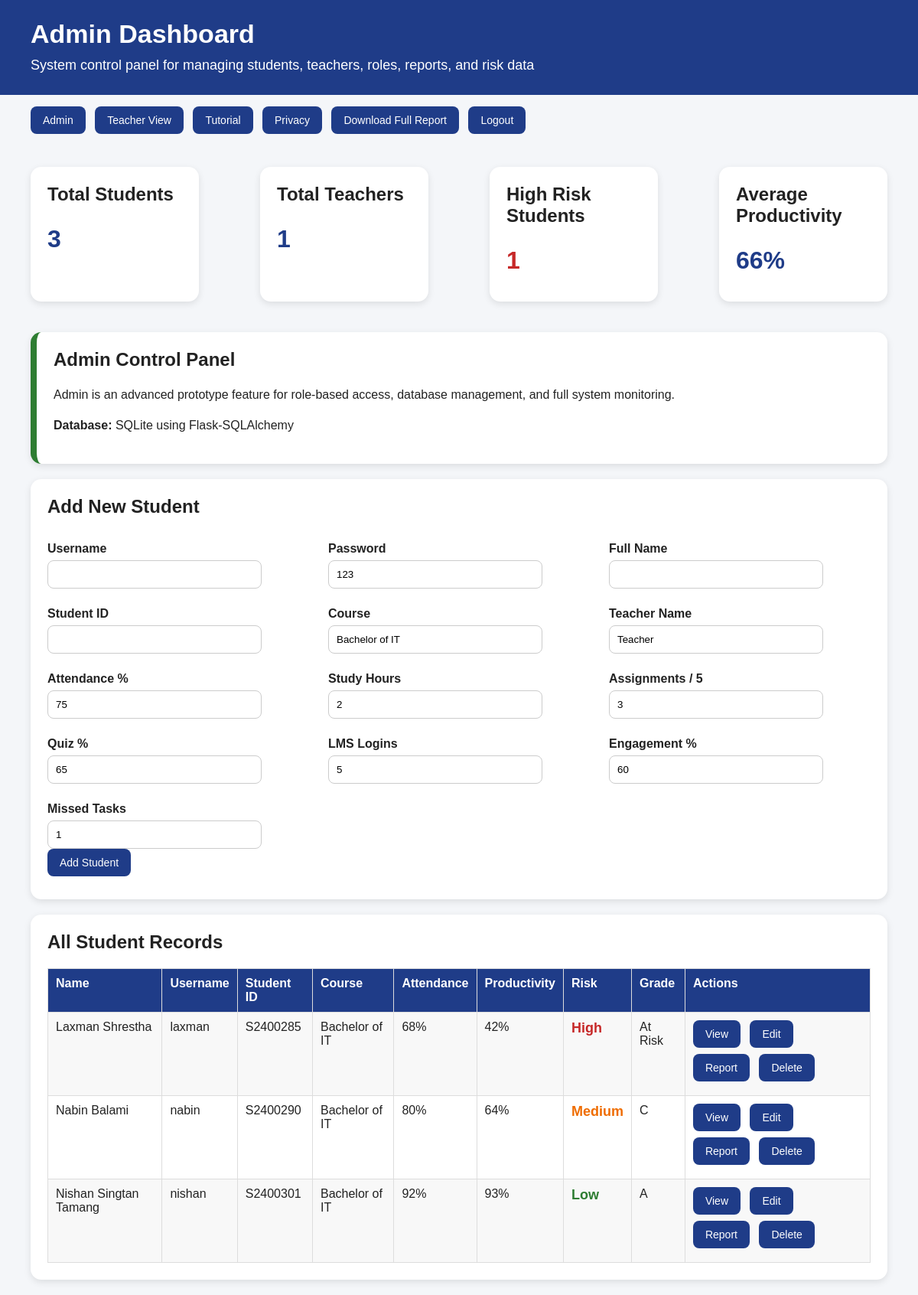
The page /admin on the database its author committed.
### app.py (models this page shows)
class Student(db.Model):
    id = db.Column(db.Integer, primary_key=True)
    username = db.Column(db.String(50), unique=True, nullable=False)
    name = db.Column(db.String(100), nullable=False)
    student_id = db.Column(db.String(30), nullable=False)
    course = db.Column(db.String(100), nullable=False)
    teacher_name = db.Column(db.String(100), nullable=False, default="Teacher")
    attendance = db.Column(db.Integer, default=70)
    study_hours = db.Column(db.Integer, default=2)
    assignments = db.Column(db.Integer, default=3)  # out of 5
    quiz = db.Column(db.Integer, default=60)
    lms_logins = db.Column(db.Integer, default=5)
    engagement = db.Column(db.Integer, default=60)
    missed_tasks = db.Column(db.Integer, default=1)
    productivity = db.Column(db.Integer, default=0)
    risk = db.Column(db.String(20), default="Medium")
    expected_grade = db.Column(db.String(20), default="B")
    pass_probability = db.Column(db.Integer, default=70)
    notification = db.Column(db.Text, default="")
    recommendation = db.Column(db.Text, default="")
    reason = db.Column(db.Text, default="")
    teacher_action = db.Column(db.Text, default="")
    streak = db.Column(db.Integer, default=3)
    daily_goal_done = db.Column(db.Integer, default=2)
    daily_goal_total = db.Column(db.Integer, default=4)
    weekly_goal_done = db.Column(db.Integer, default=8)
    weekly_goal_total = db.Column(db.Integer, default=12)
    updated_at = db.Column(db.DateTime, default=datetime.utcnow, onupdate=datetime.utcnow)

### app.py (the view)
@app.route("/admin")
def admin():
    data = summary_data()
    teachers = User.query.filter_by(role="teacher").all()
    return render_template("admin.html", **data, teachers=teachers)

### app.py (called while the page is built, shortened)
def get_students_list():
    return Student.query.order_by(Student.name).all()

def summary_data():
    students = get_students_list()
    return {
        "students": students,
        "total_students": len(students),
        "high_risk": len([s for s in students if s.risk == "High"]),
        "medium_risk": len([s for s in students if s.risk == "Medium"]),
        "low_risk": len([s for s in students if s.risk == "Low"]),
        "avg_attendance": round(sum(s.attendance for s in students) / len(students)),
        "avg_score": round(sum(s.productivity for s in students) / len(students)),
        "avg_pass": round(sum(s.pass_probability for s in students) / len(students)),
    }

### templates/admin.html (shortened to what this page needs)
<!DOCTYPE html>
<html>
<head>
    <link rel="stylesheet" href="{{ url_for('static', filename='style.css') }}">
</head>
<body>
    <div class="top-bar">
        <h1>Admin Dashboard</h1>
        <p>System control panel for managing students, teachers, roles, reports, and risk data</p>
    </div>
    <div class="nav">
        <a href="/admin">Admin</a>
        <a href="/teacher">Teacher View</a>
        <a href="/tutorial">Tutorial</a>
        <a href="/privacy">Privacy</a>
        <a href="/download_class_report">Download Full Report</a>
        <a href="/logout">Logout</a>
    </div>
    <div class="grid">
        <div class="card"><h2>Total Students</h2><p class="big-number">{{ total_students }}</p></div>
        <div class="card"><h2>Total Teachers</h2><p class="big-number">{{ teachers|length }}</p></div>
        <div class="card"><h2>High Risk Students</h2><p class="big-number danger">{{ high_risk }}</p></div>
        <div class="card"><h2>Average Productivity</h2><p class="big-number">{{ avg_score }}%</p></div>
    </div>
    <div class="card success">
        <h2>Admin Control Panel</h2>
        <p>Admin is an advanced prototype feature for role-based access, database management, and full system monitoring.</p>
        <p><b>Database:</b> SQLite using Flask-SQLAlchemy</p>
    </div>
    <div class="card">
        <h2>Add New Student</h2>
        <form method="post" action="/admin/add_student">
            <div class="form-grid">
                <div><label>Username</label><input type="text" name="username" required></div>
                <div><label>Password</label><input type="text" name="password" value="123" required></div>
                <div><label>Full Name</label><input type="text" name="name" required></div>
                <div><label>Student ID</label><input type="text" name="student_id" required></div>
                <div><label>Course</label><input type="text" name="course" value="Bachelor of IT" required></div>
                <div><label>Teacher Name</label><input type="text" name="teacher_name" value="Teacher" required></div>
                <div><label>Attendance %</label><input type="number" name="attendance" min="0" max="100" value="75"></div>
                <div><label>Study Hours</label><input type="number" name="study_hours" min="0" max="8" value="2"></div>
                <div><label>Assignments / 5</label><input type="number" name="assignments" min="0" max="5" value="3"></div>
                <div><label>Quiz %</label><input type="number" name="quiz" min="0" max="100" value="65"></div>
                <div><label>LMS Logins</label><input type="number" name="lms_logins" min="0" max="10" value="5"></div>
                <div><label>Engagement %</label><input type="number" name="engagement" min="0" max="100" value="60"></div>
                <div><label>Missed Tasks</label><input type="number" name="missed_tasks" min="0" max="10" value="1"></div>
            </div>
            <button type="submit">Add Student</button>
        </form>
    </div>
    <div class="card">
        <h2>All Student Records</h2>
        <table>
            <tr>
                <th>Name</th>
                <th>Username</th>
                <th>Student ID</th>
                <th>Course</th>
                <th>Attendance</th>
                <th>Productivity</th>
                <th>Risk</th>
                <th>Grade</th>
                <th>Actions</th>
            </tr>
            {% for s in students %}
            <tr>
                <td>{{ s.name }}</td>
                <td>{{ s.username }}</td>
                <td>{{ s.student_id }}</td>
                <td>{{ s.course }}</td>
                <td>{{ s.attendance }}%</td>
                <td>{{ s.productivity }}%</td>
                <td class="risk {{ s.risk|lower }}">{{ s.risk }}</td>
                <td>{{ s.expected_grade }}</td>
                <td>
                    <a class="small-btn" href="/teacher/student/{{ s.username }}">View</a>
                    <a class="small-btn" href="/admin/edit_student/{{ s.username }}">Edit</a>
                    <a class="small-btn" href="/download_report/{{ s.username }}">Report</a>
                    <form class="inline-form" method="post" action="/admin/delete_student/{{ s.username }}" onsubmit="return confirm('Delete this student?');">
                        <button type="submit">Delete</button>
                    </form>
                </td>
            </tr>
            {% endfor %}
        </table>
    </div>
</body>
</html>

### static/style.css (style rules this page uses)
* { box-sizing: border-box; }
body { font-family: Arial, sans-serif; margin: 0; background: #f4f6f9; color: #222; }
.top-bar { background: #1f3c88; color: white; padding: 25px 40px; }
.top-bar h1 { margin: 0; font-size: 34px; }
.top-bar p { margin: 8px 0 0; font-size: 18px; }
.nav { padding: 15px 40px; }
a, .small-btn, button { text-decoration: none; color: white; background: #1f3c88; padding: 10px 16px; border-radius: 8px; display: inline-block; margin-right: 8px; margin-bottom: 8px; border: none; cursor: pointer; font-size: 14px; }
.card { background: white; padding: 22px; margin: 20px 40px; border-radius: 14px; box-shadow: 0 3px 10px rgba(0,0,0,0.10); }
.grid { display: grid; grid-template-columns: repeat(4, 1fr); gap: 0; }
h1, h2, h3 { margin-top: 0; }
p, li { font-size: 16px; line-height: 1.5; }
.big-number { font-size: 36px; font-weight: bold; color: #1f3c88; }
.danger { color: #c62828; }
.risk { font-weight: bold; font-size: 18px; }
.risk.high { color: #c62828; }
.risk.medium { color: #ef6c00; }
.risk.low { color: #2e7d32; }
label { display: block; margin-top: 12px; font-weight: bold; }
input, select { width: 280px; padding: 10px; margin-top: 6px; border: 1px solid #ccc; border-radius: 8px; }
.form-grid { display: grid; grid-template-columns: repeat(3, 1fr); gap: 12px 25px; }
.success { border-left: 8px solid #2e7d32; }
table { width: 100%; border-collapse: collapse; margin-top: 15px; }
th { background: #1f3c88; color: white; }
th, td { border: 1px solid #ddd; padding: 10px; text-align: left; vertical-align: top; }
tr:nth-child(even) { background: #f8f8f8; }
.inline-form { display: inline; }
.big-number { font-size: 2rem; font-weight: 700; margin: 8px 0; }

### rows shown on the page
Student: name "Laxman Shrestha", username "laxman", student_id "S2400285", course "Bachelor of IT", attendance "68", productivity "42", risk "High", expected_grade "At Risk"
Student: name "Nabin Balami", username "nabin", student_id "S2400290", course "Bachelor of IT", attendance "80", productivity "64", risk "Medium", expected_grade "C"
Student: name "Nishan Singtan Tamang", username "nishan", student_id "S2400301", course "Bachelor of IT", attendance "92", productivity "93", risk "Low", expected_grade "A"

### other values the page prints
{{ total_students }} "3"
{{ teachers|length }} "1"
{{ high_risk }} "1"
{{ avg_score }} "66"
